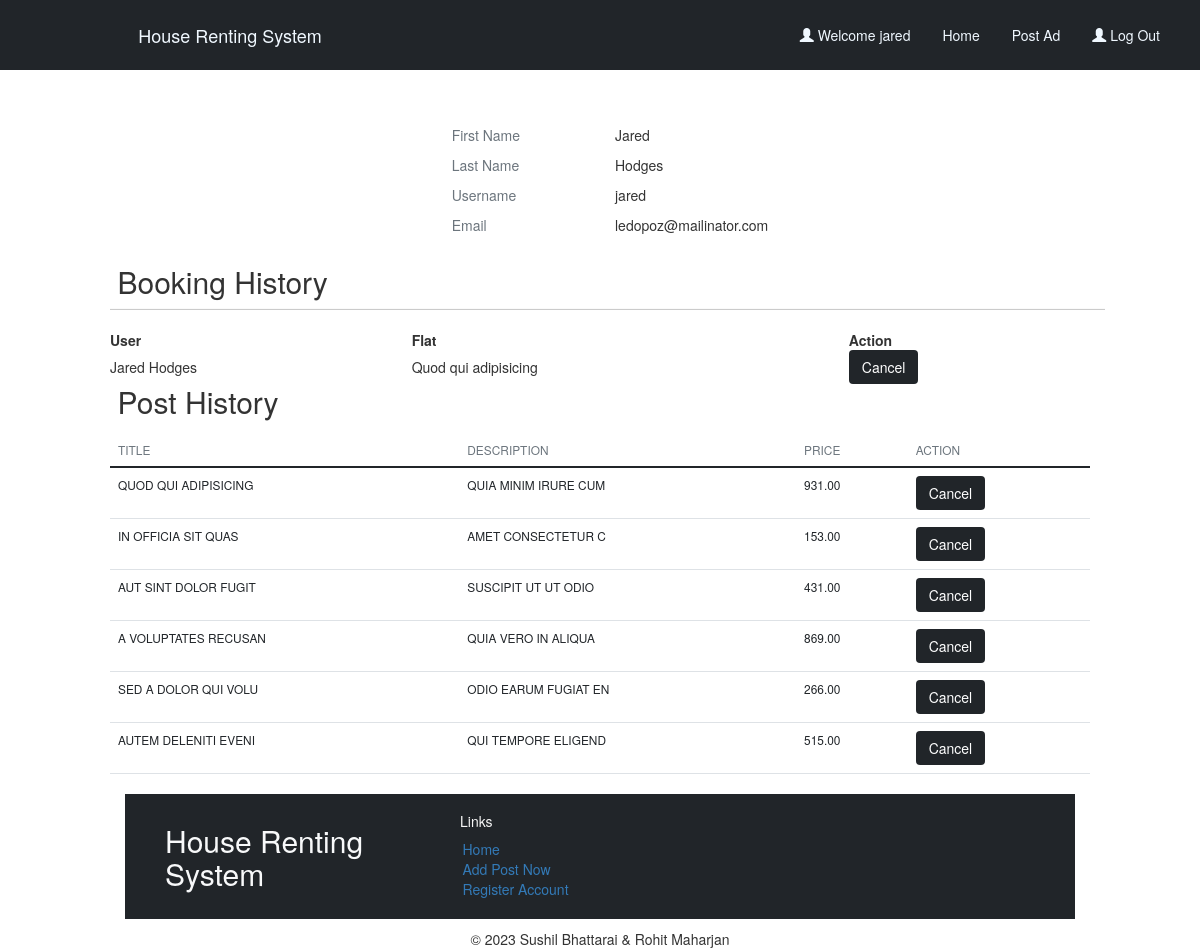
The page /profile (signed in) on the database as committed earlier.
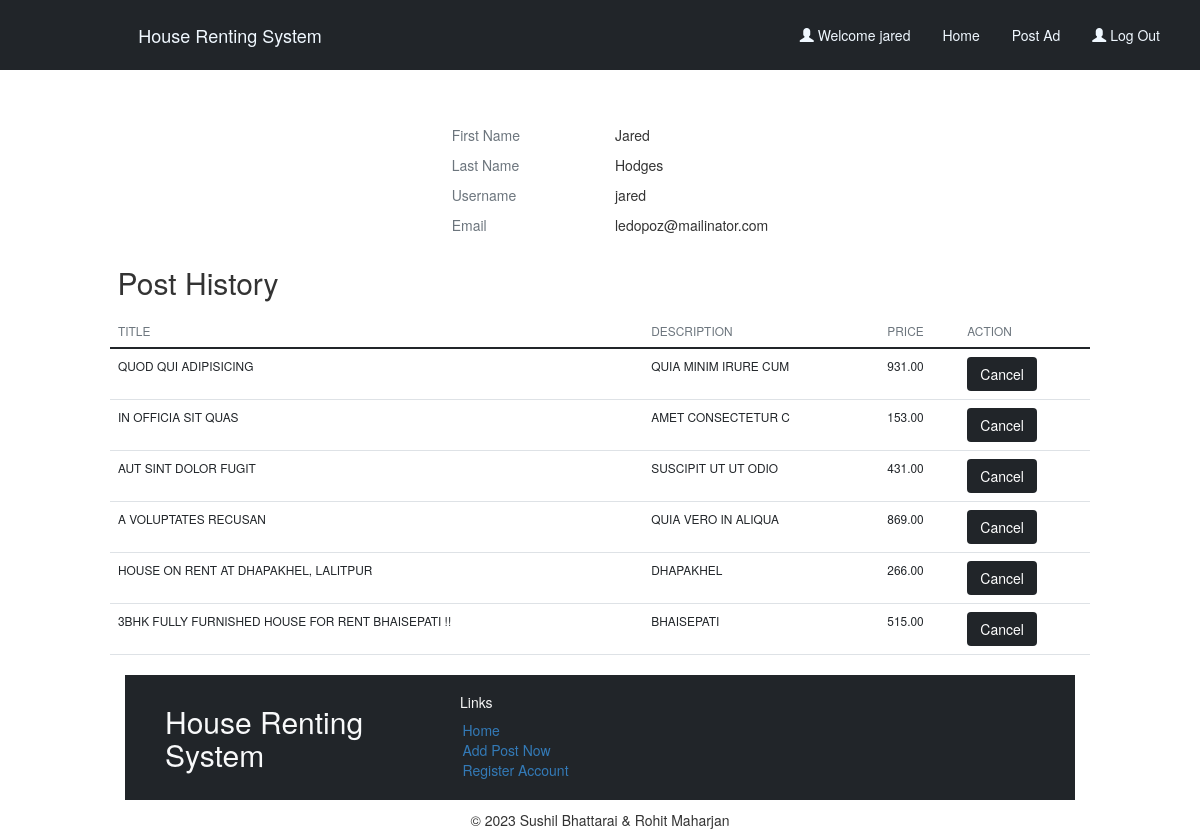
The same page on the database as committed later.
### houserent/models.py (models this page shows, shortened)
class Booking(models.Model):
    user = models.ForeignKey(User, on_delete=models.CASCADE)
    flat = models.OneToOneField(FlatsAvailable, on_delete=models.CASCADE, unique=True)

class FlatsAvailable(models.Model):
    uid=models.ForeignKey(User, verbose_name="User Id", on_delete=models.CASCADE,default=6)
    title = models.CharField(max_length=100)
    full_name=models.CharField(max_length=50,null=True)
    email=models.EmailField(max_length=254,null=True)
    phone=models.IntegerField(null=True)
    description = models.TextField()
    price = models.DecimalField(max_digits=10, decimal_places=2)
    location = models.CharField(max_length=200,)
    bedroom = models.PositiveIntegerField()
    livingroom = models.PositiveIntegerField()
    bathroom = models.PositiveIntegerField()
    kitchen = models.PositiveIntegerField()
    contact_number = models.CharField(max_length=15)
    date_and_time=models.DateTimeField(default=timezone.now)
    images = models.ImageField(upload_to='uploads',null=True)
    slugs=models.SlugField(unique=True,null=True)
    def __str__(self):
        return self.title

### houserent/views.py (the view, shortened to what this page needs)
# urls.py: path('profile',views.profile,name='profile'),
@login_required
def profile(request):
    post_history=FlatsAvailable.objects.filter(uid=request.user)
    Bookings=Booking.objects.filter(user=request.user)
    paginator_d=Paginator(post_history,10)
    pg_num_d=request.GET.get('page')
    pg_obj_d=paginator_d.get_page(pg_num_d)
    res_msg=""
    return render(request,'profile.html',{'rd':pg_obj_d,'bookings':Bookings,"msg":res_msg})

### houserent/templates/profile.html (shortened to what this page needs)
{% extends 'index.html' %}
{% load static %}
{% block content %}
        <div class="row mt-5">
            <div class="col-lg-4 col-sm-12 mt-2">
            </div>
            <div class="col-lg-2 col-sm-6 col-4 text-muted mt-4">
                <p>First Name</p>
                <p>Last Name</p>
                <p>Username</p>
                <p>Email</p>
            </div>
            <div class="col-lg-6 col-sm-6 col-8 mt-4">
                <p>{{request.user.first_name}}</p>
                <p>{{request.user.last_name}}</p>
                <p>{{request.user}}</p>
                <p>{{request.user.email}}</p>
            </div>
            <div class="col-lg-12 col-sm-6">
            </div>
            <br>
            {%if bookings%}
            <h2>Booking History</h2>
            <hr>
            <table>
                <thead>
                    <th>User</th>
                    <th>Flat</th>
                    <th>Action</th>
                </thead>
                <tbody>
                    {%for b in bookings%}
                    <tr>
                        <td>{{b.user.first_name}} {{b.user.last_name}}</td>
                        <td>{{b.flat}}</td>
                        <td>
                            <form method='post'>
                                <input type="submit" value="Cancel" class="btn btn-dark"/>
                            </form>
                        </td>
                    </tr>
                    {%endfor%}
                </tbody>
            </table>
            {%endif%}
    <div class="col-lg-12 col-sm-6">
    </div>
    {% if 'rd' %}
    <h2>Post History</h2>
    <br>
    <table class="table  text-uppercase small mt-2">
        <thead class="text-muted">
            <td>Title</td>
            <td>Description</td>
            <td>Price</td>
            <td>Action</td>
        </thead>
        <tbody>
               {% for r in rd  %}
                    <tr>
                        <td>{{r.title}}</td>
                        <td>{{r.location}}</td>
                        <td>{{r.price}}</td>
                        <td>
                            <form method='post'>
                                <input type="submit" value="Cancel" class="btn btn-dark"/>
                            </form>
                        </td>
                    </tr>
               {% endfor %}
        </tbody>
    </table>
    {% endif %}
{% endblock content %}

Rows that differ between the two databases and show on the page:
removed Booking: user.first_name "Jared", user.last_name "Hodges", flat "Quod qui adipisicing"
changed FlatsAvailable: title "SED A DOLOR QUI VOLU" → "HOUSE ON RENT AT DHAPAKHEL, LALITPUR"; location "ODIO EARUM FUGIAT EN" → "DHAPAKHEL"
changed FlatsAvailable: title "AUTEM DELENITI EVENI" → "3BHK FULLY FURNISHED HOUSE FOR RENT BHAISEPATI !!"; location "QUI TEMPORE ELIGEND" → "BHAISEPATI"
Other text that changed with them:
text no longer shown: "Booking History User Flat Action"
